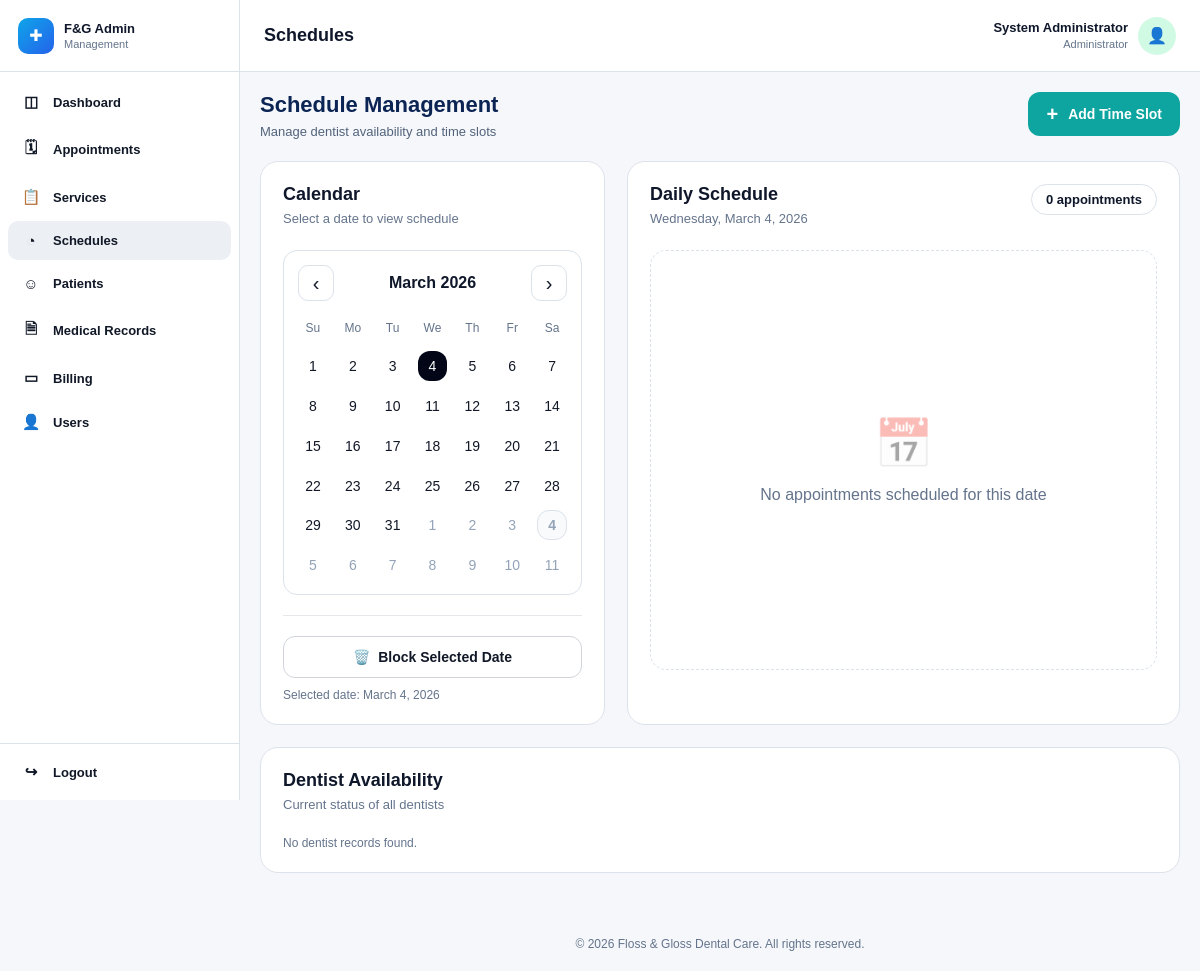
The app's page /admin/manage-schedules.php?month=3&year=2026&date=2026-03-04 (signed in), older data.
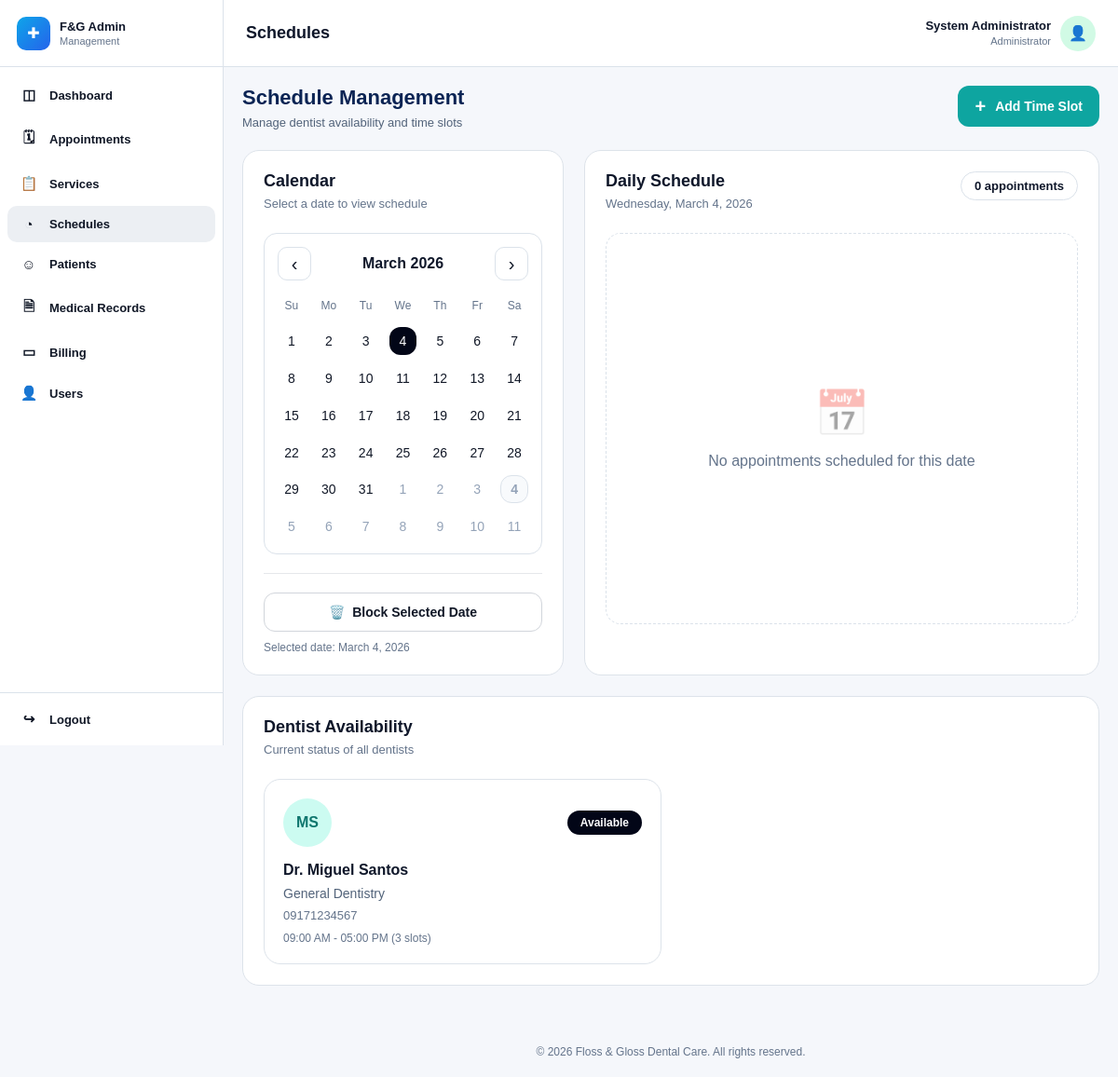
The same page, newer data.
### tables this page shows
CREATE TABLE `dentist_profiles` (
  `dentist_id` int(11) NOT NULL,
  `user_id` int(11) NOT NULL,
  `first_name` varchar(100) NOT NULL,
  `middle_name` varchar(100) DEFAULT NULL,
  `last_name` varchar(100) NOT NULL,
  `specialization` varchar(150) DEFAULT NULL,
  `license_number` varchar(100) DEFAULT NULL,
  `bio` text DEFAULT NULL,
  `is_active` tinyint(1) NOT NULL DEFAULT 1,
  `created_at` timestamp NOT NULL DEFAULT current_timestamp(),
  `updated_at` timestamp NOT NULL DEFAULT current_timestamp() ON UPDATE current_timestamp()
);

CREATE TABLE `dentist_availability` (
  `availability_id` int(11) NOT NULL,
  `dentist_id` int(11) NOT NULL,
  `day_of_week` enum('Monday','Tuesday','Wednesday','Thursday','Friday','Saturday','Sunday') NOT NULL,
  `start_time` time NOT NULL,
  `end_time` time NOT NULL,
  `slot_limit` int(11) NOT NULL DEFAULT 1,
  `is_active` tinyint(1) NOT NULL DEFAULT 1,
  `created_by` int(11) DEFAULT NULL,
  `created_at` timestamp NOT NULL DEFAULT current_timestamp(),
  `updated_at` timestamp NOT NULL DEFAULT current_timestamp() ON UPDATE current_timestamp()
);

### includes/auth.php (called while the page is built, shortened)
<?php
function hasRole(array $allowedRoles): bool {
    $role = $_SESSION['role'] ?? '';
    if ($role === 'system_admin') {
        return true;
    }
    return in_array($role, $allowedRoles, true);
}
?>

### admin/manage-schedules.php (the view, shortened to what the changed rows need)
<?php
require_once '../config/database.php';
require_once '../includes/auth.php';
$canManageSchedules = hasRole(['staff']);
$role = $_SESSION['role'] ?? '';
function safeTimeFormat(?string $time, string $format = 'h:i A'): string {
    $timestamp = strtotime($time);
    return date($format, $timestamp);
}
function initialsFromName(string $name): string {
    $name = trim(str_replace('Dr. ', '', $name));
    $parts = preg_split('/\s+/', $name);
    $initials = '';
    foreach ($parts as $part) {
        if ($part !== '') {
            $initials .= strtoupper(substr($part, 0, 1));
        }
    }
    return $initials ?: 'DR';
}
$current_dentist_id = 0;
$selected_date = $_GET['date'] ?? date('Y-m-d');
$selected_ts = strtotime($selected_date);
$selected_month = (int)date('n', $selected_ts);
$selected_year = (int)date('Y', $selected_ts);
$view_month = isset($_GET['month']) ? (int)$_GET['month'] : $selected_month;
$view_year = isset($_GET['year']) ? (int)$_GET['year'] : $selected_year;
$current_view_ts = strtotime($view_year . '-' . str_pad((string)$view_month, 2, '0', STR_PAD_LEFT) . '-01');
$dentists = [];
$dentists_sql = "
    SELECT
        dp.dentist_id,
        dp.user_id,
        dp.first_name,
        dp.middle_name,
        dp.last_name,
        COALESCE(dp.specialization, 'General Dentistry') AS specialization,
        dp.is_active,
        COALESCE(u.phone, 'N/A') AS phone,
        u.account_status
    FROM dentist_profiles dp
    INNER JOIN users u ON dp.user_id = u.user_id
    WHERE u.role = 'dentist'
    ORDER BY dp.first_name ASC, dp.last_name ASC
";
$dentists_result = mysqli_query($conn, $dentists_sql);
if ($dentists_result) {
    while ($row = mysqli_fetch_assoc($dentists_result)) {
        $full_name = trim(($row['first_name'] ?? '') . ' ' . ($row['last_name'] ?? ''));
        $row['full_name'] = 'Dr. ' . $full_name;
        $row['initials'] = initialsFromName($row['full_name']);
        $row['is_available'] = ((int)($row['is_active'] ?? 1) === 1) && (($row['account_status'] ?? 'active') === 'active');
        $dentists[$row['dentist_id']] = $row;
    }
}
$selected_day_of_week = date('l', $selected_ts);
$availability_map = [];
$availability_result = null;
if ($role === 'dentist' && $current_dentist_id > 0) {
    $availability_sql = "
        SELECT
            availability_id,
            dentist_id,
            day_of_week,
            start_time,
            end_time,
            slot_limit,
            is_active
        FROM dentist_availability
        WHERE day_of_week = ?
          AND is_active = 1
          AND dentist_id = ?
        ORDER BY start_time ASC
    ";
    $availability_stmt = mysqli_prepare($conn, $availability_sql);
    if ($availability_stmt) {
        mysqli_stmt_bind_param($availability_stmt, "si", $selected_day_of_week, $current_dentist_id);
        mysqli_stmt_execute($availability_stmt);
        $availability_result = mysqli_stmt_get_result($availability_stmt);
    }
} else {
    $availability_sql = "
        SELECT
            availability_id,
            dentist_id,
            day_of_week,
            start_time,
            end_time,
            slot_limit,
            is_active
        FROM dentist_availability
        WHERE day_of_week = ?
          AND is_active = 1
        ORDER BY start_time ASC
    ";
    $availability_stmt = mysqli_prepare($conn, $availability_sql);
    if ($availability_stmt) {
        mysqli_stmt_bind_param($availability_stmt, "s", $selected_day_of_week);
        mysqli_stmt_execute($availability_stmt);
        $availability_result = mysqli_stmt_get_result($availability_stmt);
    }
}
if ($availability_result) {
    while ($row = mysqli_fetch_assoc($availability_result)) {
        $dentist_id = (int)$row['dentist_id'];
        if (!isset($availability_map[$dentist_id])) {
            $availability_map[$dentist_id] = [];
        }
        $availability_map[$dentist_id][] = $row;
    }
}
$days_in_month = (int)date('t', $current_view_ts);
$calendar_cells = [];
for ($day = 1; $day <= $days_in_month; $day++) {
    $cell_date = date('Y-m-d', strtotime($view_year . '-' . str_pad((string)$view_month, 2, '0', STR_PAD_LEFT) . '-' . str_pad((string)$day, 2, '0', STR_PAD_LEFT)));
    $calendar_cells[] = [
        'day' => $day,
        'date' => $cell_date,
        'current_month' => true
    ];
}
$remaining = 42 - count($calendar_cells);
$next_month_ts = strtotime('+1 month', $current_view_ts);
for ($day = 1; $day <= $remaining; $day++) {
    $cell_date = date('Y-m-d', strtotime(date('Y-m-', $next_month_ts) . str_pad((string)$day, 2, '0', STR_PAD_LEFT)));
    $calendar_cells[] = [
        'day' => $day,
        'date' => $cell_date,
        'current_month' => false
    ];
}
include("../includes/admin-header.php");
include("../includes/admin-sidebar.php");
?>
<div class="main-area">
    <div class="topbar">
        <h1>Schedules</h1>
    </div>
    <div class="content">
        <div class="page-top">
            <div>
                <h2><?php echo $canManageSchedules ? 'Schedule Management' : 'My Schedule'; ?></h2>
            </div>
        </div>
        <div class="schedule-grid">
            <section class="panel">
                <div class="calendar-box">
                    <div class="calendar-days">
                        <?php foreach ($calendar_cells as $cell): ?>
                            <?php
                                $classes = ['calendar-day'];
                                if (!$cell['current_month']) $classes[] = 'other-month';
                                if ($cell['date'] === date('Y-m-d')) $classes[] = 'today';
                                if ($cell['date'] === $selected_date) $classes[] = 'selected';
                            ?>
                            <a
                                class="<?php echo implode(' ', $classes); ?>"
                                href="?month=<?php echo $view_month; ?>&year=<?php echo $view_year; ?>&date=<?php echo urlencode($cell['date']); ?>"
                            >
                                <?php echo (int)$cell['day']; ?>
                            </a>
                        <?php endforeach; ?>
                    </div>
                </div>
            </section>
        </div>
        <section class="panel availability-panel">
            <div class="availability-grid">
                <?php if (count($dentists) > 0): ?>
                    <?php foreach ($dentists as $dentist): ?>
                        <?php $slots = $availability_map[$dentist['dentist_id']] ?? []; ?>
                        <div class="dentist-card">
                            <div class="dentist-card-top">
                                <div class="dentist-avatar">
                                    <?php echo htmlspecialchars($dentist['initials'] ?? 'DR'); ?>
                                </div>
                                <span class="availability-badge <?php echo !empty($dentist['is_available']) ? 'available' : 'unavailable'; ?>">
                                    <?php echo !empty($dentist['is_available']) ? 'Available' : 'Unavailable'; ?>
                                </span>
                            </div>
                            <div class="dentist-name"><?php echo htmlspecialchars($dentist['full_name'] ?? 'Unknown Dentist'); ?></div>
                            <div class="dentist-spec"><?php echo htmlspecialchars($dentist['specialization'] ?? 'General Dentistry'); ?></div>
                            <div class="dentist-phone"><?php echo htmlspecialchars($dentist['phone'] ?? 'N/A'); ?></div>
                            <div class="dentist-slots">
                                <?php if (count($slots) > 0): ?>
                                    <?php foreach ($slots as $slot): ?>
                                        <div>
                                            <?php echo htmlspecialchars(safeTimeFormat($slot['start_time'], 'h:i A')); ?>
                                            -
                                            <?php echo htmlspecialchars(safeTimeFormat($slot['end_time'], 'h:i A')); ?>
                                            <?php if (!empty($slot['slot_limit'])): ?>
                                                (<?php echo (int)$slot['slot_limit']; ?> slot<?php echo ((int)$slot['slot_limit'] !== 1) ? 's' : ''; ?>)
                                            <?php endif; ?>
                                        </div>
                                    <?php endforeach; ?>
                                <?php else: ?>
                                    <div>No time slots for <?php echo htmlspecialchars($selected_day_of_week); ?></div>
                                <?php endif; ?>
                            </div>
                        </div>
                    <?php endforeach; ?>
                <?php else: ?>
                    <div class="small-note">No dentist records found.</div>
                <?php endif; ?>
            </div>
        </section>
        <?php include("../includes/admin-footer.php"); ?>

Row changes from the older to the newer data that the page shows:
added dentist_profiles: initials "MS", full_name "Dr. Miguel Santos", specialization "General Dentistry", phone "09171234567"
added dentist_availability: start_time "09:00 AM", end_time "05:00 PM", slot_limit "3"
Text that changed along with them:
text no longer shown: "No dentist records found."
